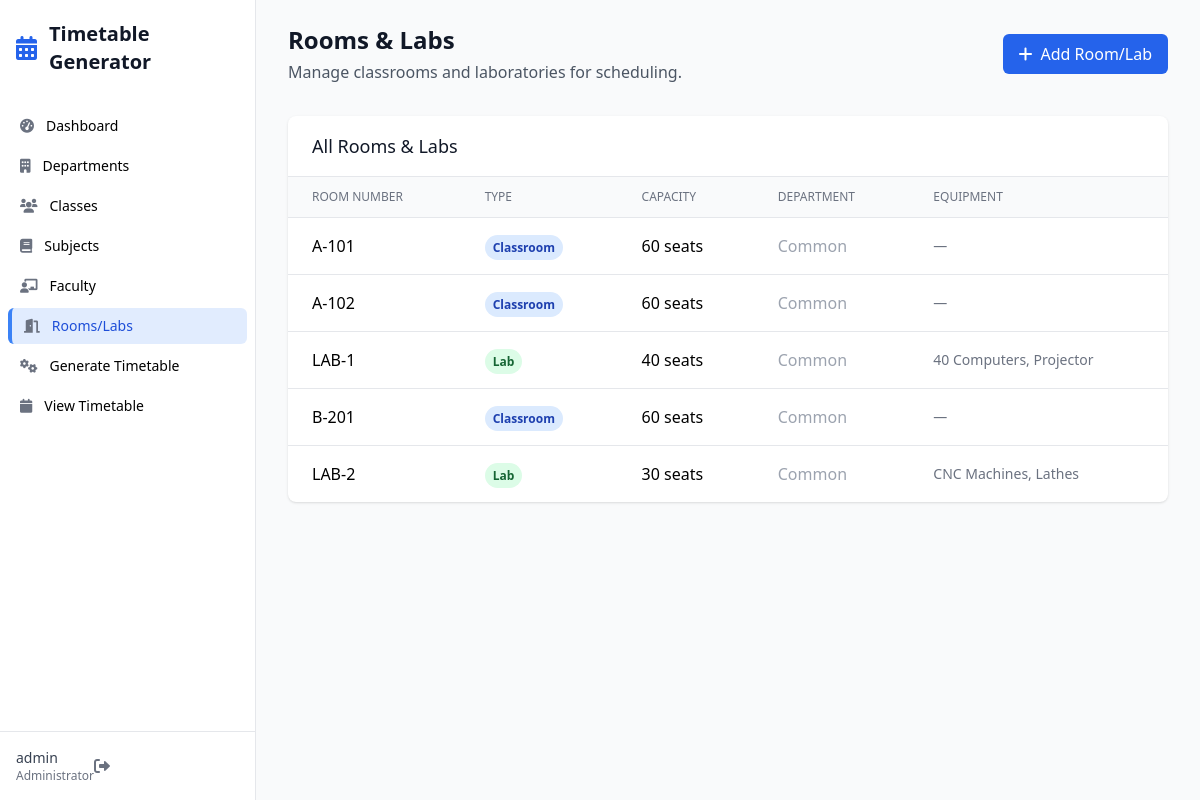
/rooms (signed in), run on the app's committed database.
### app.py (models this page shows, shortened)
class User(UserMixin, db.Model):
    id = db.Column(db.Integer, primary_key=True)
    username = db.Column(db.String(80), unique=True, nullable=False)
    email = db.Column(db.String(120), unique=True, nullable=False)
    password_hash = db.Column(db.String(200))
    is_admin = db.Column(db.Boolean, default=False)
    created_at = db.Column(db.DateTime, default=datetime.utcnow)

class Room(db.Model):
    id = db.Column(db.Integer, primary_key=True)
    room_number = db.Column(db.String(20), unique=True, nullable=False)
    room_type = db.Column(db.String(20), nullable=False)  # Classroom, Lab, Auditorium
    capacity = db.Column(db.Integer, nullable=False)
    department_id = db.Column(db.Integer, db.ForeignKey('department.id'))
    equipment = db.Column(db.Text)
    created_at = db.Column(db.DateTime, default=datetime.utcnow)
    timetable_entries = db.relationship('Timetable', backref='room', lazy=True)

### app.py (the view)
@app.route('/rooms')
@login_required
def manage_rooms():
    rooms = Room.query.all()
    departments = Department.query.all()
    return render_template('rooms.html', rooms=rooms, departments=departments)

### app.py (called while the page is built)
@login_manager.user_loader
def load_user(user_id):
    return db.session.get(User, int(user_id))

### templates/rooms.html (shortened to what this page needs)
{% extends "base.html" %}
{% block content %}
<div class="mb-8 flex justify-between items-center">
    <div>
        <h2 class="text-2xl font-bold text-gray-900">Rooms & Labs</h2>
        <p class="mt-1 text-gray-600">Manage classrooms and laboratories for scheduling.</p>
    </div>
    <button onclick="toggleAddForm()" class="px-4 py-2 bg-primary-600 text-white rounded-md hover:bg-primary-700">
        <i class="fas fa-plus mr-2"></i>Add Room/Lab
    </button>
</div>
<div class="bg-white rounded-lg shadow overflow-hidden">
    <div class="px-6 py-4 border-b border-gray-200">
        <h3 class="text-lg font-medium text-gray-900">All Rooms & Labs</h3>
    </div>
    {% if rooms %}
    <div class="overflow-x-auto">
        <table class="min-w-full divide-y divide-gray-200">
            <thead class="bg-gray-50">
                <tr>
                    <th class="px-6 py-3 text-left text-xs font-medium text-gray-500 uppercase">Room Number</th>
                    <th class="px-6 py-3 text-left text-xs font-medium text-gray-500 uppercase">Type</th>
                    <th class="px-6 py-3 text-left text-xs font-medium text-gray-500 uppercase">Capacity</th>
                    <th class="px-6 py-3 text-left text-xs font-medium text-gray-500 uppercase">Department</th>
                    <th class="px-6 py-3 text-left text-xs font-medium text-gray-500 uppercase">Equipment</th>
                </tr>
            </thead>
            <tbody class="divide-y divide-gray-200">
                {% for room in rooms %}
                <tr>
                    <td class="px-6 py-4">
                        <span class="font-medium">{{ room.room_number }}</span>
                    </td>
                    <td class="px-6 py-4">
                        <span class="px-2 py-1 text-xs font-semibold rounded-full
                            {% if room.room_type == 'Classroom' %}bg-blue-100 text-blue-800
                            {% elif room.room_type == 'Lab' %}bg-green-100 text-green-800
                            {% else %}bg-purple-100 text-purple-800{% endif %}">
                            {{ room.room_type }}
                        </span>
                    </td>
                    <td class="px-6 py-4">
                        {{ room.capacity }} seats
                    </td>
                    <td class="px-6 py-4">
                        {% if room.department %}
                            {{ room.department.name }}
                        {% else %}
                            <span class="text-gray-400">Common</span>
                        {% endif %}
                    </td>
                    <td class="px-6 py-4">
                        <div class="text-sm text-gray-500">
                            {% if room.equipment %}
                                {{ room.equipment[:50] }}{% if room.equipment|length > 50 %}...{% endif %}
                            {% else %}
                                —
                            {% endif %}
                        </div>
                    </td>
                </tr>
                {% endfor %}
            </tbody>
        </table>
    </div>
    {% else %}
    <div class="p-6 text-center text-gray-500">
        No rooms/labs found. Add your first room/lab!
    </div>
    {% endif %}
</div>
{% endblock %}

### templates/base.html (shortened to what this page needs)
<!DOCTYPE html>
<html lang="en" class="h-full bg-gray-50">
<head>
    <script src="https://cdn.tailwindcss.com"></script>
    <link href="https://cdnjs.cloudflare.com/ajax/libs/font-awesome/6.0.0/css/all.min.css" rel="stylesheet">
</head>
<body class="h-full">
    {% if current_user.is_authenticated %}
    <div class="min-h-full">
        <div class="hidden lg:fixed lg:inset-y-0 lg:flex lg:w-64 lg:flex-col">
            <div class="flex min-h-0 flex-1 flex-col border-r border-gray-200 bg-white">
                <div class="flex flex-1 flex-col overflow-y-auto pt-5 pb-4">
                    <div class="flex flex-shrink-0 items-center px-4">
                        <i class="fas fa-calendar-alt text-primary-600 text-2xl mr-3"></i>
                        <h1 class="text-xl font-bold text-gray-900">Timetable Generator</h1>
                    </div>
                    <nav class="mt-8 flex-1 space-y-1 px-2">
                        <a href="{{ url_for('dashboard') }}" class="sidebar-link group flex items-center px-3 py-2 text-sm font-medium rounded-md {% if request.endpoint == 'dashboard' %}active{% endif %}">
                            <i class="fas fa-tachometer-alt text-gray-500 mr-3 flex-shrink-0"></i>
                            Dashboard
                        </a>
                        <a href="{{ url_for('manage_departments') }}" class="sidebar-link group flex items-center px-3 py-2 text-sm font-medium rounded-md {% if request.endpoint == 'manage_departments' %}active{% endif %}">
                            <i class="fas fa-building text-gray-500 mr-3 flex-shrink-0"></i>
                            Departments
                        </a>
                        <a href="{{ url_for('manage_classes') }}" class="sidebar-link group flex items-center px-3 py-2 text-sm font-medium rounded-md {% if request.endpoint == 'manage_classes' %}active{% endif %}">
                            <i class="fas fa-users text-gray-500 mr-3 flex-shrink-0"></i>
                            Classes
                        </a>
                        <a href="{{ url_for('manage_subjects') }}" class="sidebar-link group flex items-center px-3 py-2 text-sm font-medium rounded-md {% if request.endpoint == 'manage_subjects' %}active{% endif %}">
                            <i class="fas fa-book text-gray-500 mr-3 flex-shrink-0"></i>
                            Subjects
                        </a>
                        <a href="{{ url_for('manage_faculty') }}" class="sidebar-link group flex items-center px-3 py-2 text-sm font-medium rounded-md {% if request.endpoint == 'manage_faculty' %}active{% endif %}">
                            <i class="fas fa-chalkboard-teacher text-gray-500 mr-3 flex-shrink-0"></i>
                            Faculty
                        </a>
                        <a href="{{ url_for('manage_rooms') }}" class="sidebar-link group flex items-center px-3 py-2 text-sm font-medium rounded-md {% if request.endpoint == 'manage_rooms' %}active{% endif %}">
                            <i class="fas fa-door-open text-gray-500 mr-3 flex-shrink-0"></i>
                            Rooms/Labs
                        </a>
                        <a href="{{ url_for('generate_timetable') }}" class="sidebar-link group flex items-center px-3 py-2 text-sm font-medium rounded-md {% if request.endpoint == 'generate_timetable' %}active{% endif %}">
                            <i class="fas fa-cogs text-gray-500 mr-3 flex-shrink-0"></i>
                            Generate Timetable
                        </a>
                        <a href="{{ url_for('view_timetable') }}" class="sidebar-link group flex items-center px-3 py-2 text-sm font-medium rounded-md {% if request.endpoint == 'view_timetable' %}active{% endif %}">
                            <i class="fas fa-calendar text-gray-500 mr-3 flex-shrink-0"></i>
                            View Timetable
                        </a>
                    </nav>
                </div>
                <div class="flex flex-shrink-0 border-t border-gray-200 p-4">
                    <div class="flex items-center">
                        <div>
                            <p class="text-sm font-medium text-gray-700">{{ current_user.username }}</p>
                            <p class="text-xs text-gray-500">Administrator</p>
                        </div>
                        <a href="{{ url_for('logout') }}" class="ml-auto">
                            <i class="fas fa-sign-out-alt text-gray-500 hover:text-red-500"></i>
                        </a>
                    </div>
                </div>
            </div>
        </div>
        <div class="lg:pl-64">
            <div class="flex flex-col">
                <main class="flex-1">
                    <div class="py-6">
                        <div class="mx-auto max-w-7xl px-4 sm:px-6 lg:px-8">
                            {% block content %}{% endblock %}
                        </div>
                    </div>
                </main>
            </div>
        </div>
    </div>
    {% else %}
        {% block auth_content %}{% endblock %}
    {% endif %}
</body>
</html>

### templates/base.html (style rules this page uses)
.sidebar-link.active { background-color: rgba(59, 130, 246, 0.15); border-left: 4px solid #3b82f6; color: #1d4ed8; }

### data on the page
User: username "admin"
Room: room_number "A-101", room_type "Classroom", capacity "60"
Room: room_number "A-102", room_type "Classroom", capacity "60"
Room: room_number "LAB-1", room_type "Lab", capacity "40", equipment "40 Computers, Projector"
Room: room_number "B-201", room_type "Classroom", capacity "60"
Room: room_number "LAB-2", room_type "Lab", capacity "30", equipment "CNC Machines, Lathes"
